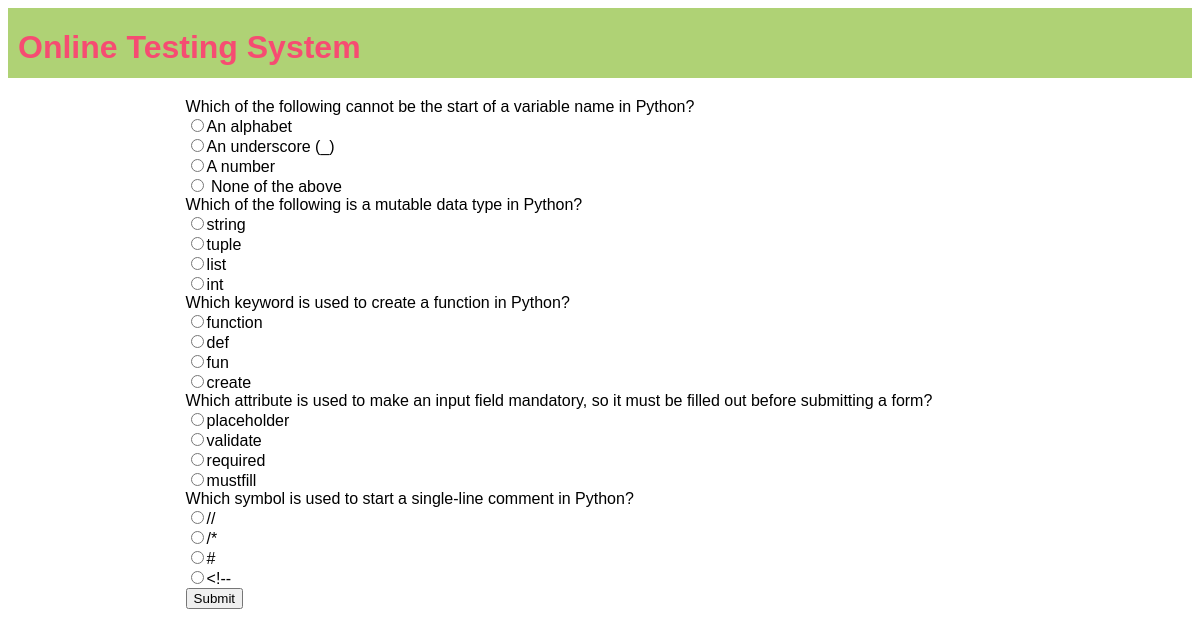
The page /OTS/test-paper?n=5 on the database its author committed.
### OTS/models.py (models this page shows)
class Question(models.Model):
    qid=models.BigAutoField(primary_key=True,auto_created=True)
    que=models.TextField()
    a=models.CharField(max_length=255)
    b=models.CharField(max_length=255)
    c=models.CharField(max_length=255)
    d=models.CharField(max_length=255)
    ans=models.CharField(max_length=2)

### OTS/views.py (the view)
# urls.py: path('test-paper',testPaper,name='testPaper'),
def testPaper(request):
    if 'name' not in request.session.keys():
        res=HttpResponseRedirect("login")
    n=int(request.GET['n'])
    question_pool=list(Question.objects.all())
    random.shuffle(question_pool)
    questions_list=question_pool[:n]
    context={'questions':questions_list}
    res=render(request,'test_paper.html',context)
    return res

### OTS/templates/test_paper.html (shortened to what this page needs)
{% extends 'main.html'%}
{% block content %}
<form action="{% url 'OTS:calculateTest' %}" method="post">
    {% for question in questions%}
    <div class="question">
        {{question.que}}
    </div>
    <div class="options">
        <input type="radio" name="q{{question.qid}}" value="a" >{{question.a}}
    </div>
    <div class="options">
        <input type="radio" name="q{{question.qid}}" value="b" >{{question.b}}
    </div>
    <div class="options">
        <input type="radio" name="q{{question.qid}}" value="c" >{{question.c}}
    </div>
    <div class="options">
        <input type="radio" name="q{{question.qid}}" value="d" >{{question.d}}
    </div>
    {% endfor %}
    <div><input type="submit" value="Submit"></div>
</form>
{% endblock %}

### OTS/static/theme.css (style rules this page uses)
* { font-family:'Gill Sans', 'Gill Sans MT', Calibri, 'Trebuchet MS', sans-serif ; }

### rows shown on the page
Question: que "Which of the following cannot be the start of a variable name in Python?", a "An alphabet", b "An underscore (_)", c "A number", d "None of the above"
Question: que "Which of the following is a mutable data type in Python?", a "string", b "tuple", c "list", d "int"
Question: que "Which keyword is used to create a function in Python?", a "function", b "def", c "fun", d "create"
Question: que "Which attribute is used to make an input field mandatory, so it must be filled out before submitting a form?", a "placeholder", b "validate", c "required", d "mustfill"
Question: que "Which symbol is used to start a single-line comment in Python?", a "//", b "/*", c "#", d "<!--"
